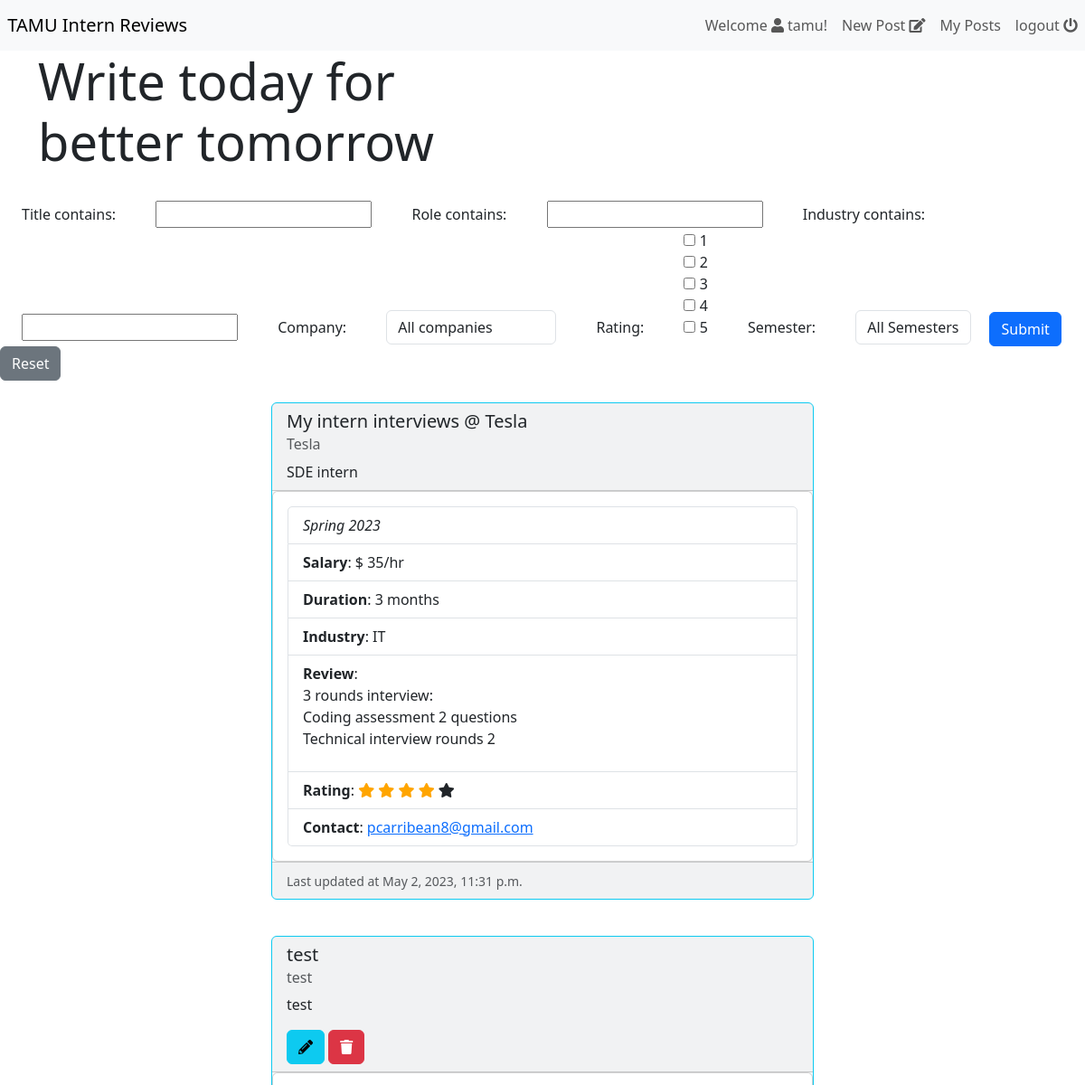
The page /posts (signed in, upper part) on the database as committed earlier.
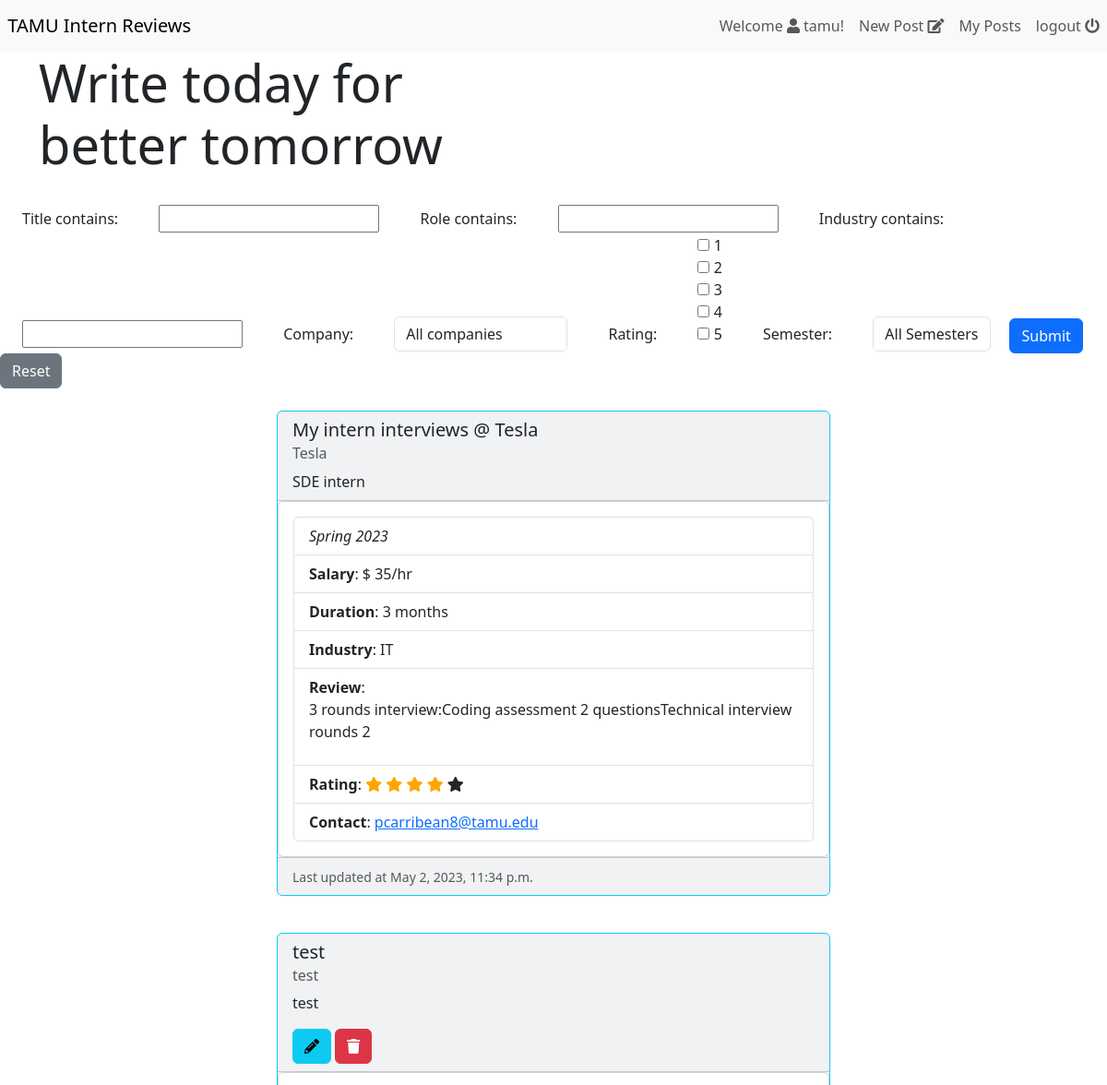
The same page on the database as committed later.
### post/models.py (models this page shows, shortened)
class Post(models.Model):
    company = models.CharField(max_length=150)
    role = models.CharField(max_length=150)
    title = models.CharField(max_length=150)
    review = models.CharField(max_length=500)
    rating = models.IntegerField()
    duration = models.IntegerField()
    semester = models.CharField(max_length=15)
    year = models.PositiveIntegerField(default=current_year(), validators=[
                                       MinValueValidator(2013), max_value_current_year])
    salary = models.PositiveIntegerField(blank=True, null=True)
    industry = models.CharField(max_length=150, blank=True, null=True)
    email = models.EmailField(help_text='Enter your Texas A&M email')
    created_date = models.DateTimeField(auto_now_add=True)
    modified_date = models.DateTimeField(auto_now=True)
    show_email = models.BooleanField()
    objects = models.Manager()

### post/views.py (the view)
# urls.py: path('posts', views.list_posts, name='list_posts'),
def list_posts(request):
    posts = Post.objects.all().order_by('modified_date').reverse()
    filters = PostFilter(request.GET, queryset=posts)
    context = {
        'posts': posts,
        'filter': filters
    }
    return render(request, 'post/list.html', context)

### post/models.py (called while the page is built)
    def __str__(self):
        return self.semester

### post/templates/post/list.html (shortened to what this page needs)
{% extends "../registration/home.html" %} {% block content %}
<form method="get" class="form-inline">
  {% for fil in filter.form %}
  <div class="form-check form-check-inline">{{ fil.label }}:</div>
  <div class="form-check form-check-inline">{{fil}}</div>
  {% endfor %}
  <input class="btn btn-primary" type="submit" />
  <a type="button" class="btn btn-secondary" href="{% url 'list_posts' %}"
    >Reset</a
  >
</form>
<div class="row row-cols-2 row-cols-md-2 g-4">
  {% for p in filter.qs %}
  <div class="col w-100">
    <div class="card border border-info bg-light shadow-0 mb-3 mx-auto w-50">
      <div class="card-header" id="headingOne">
        <h5 class="card-title">{{ p.title }}</h5>
        <h6 class="card-subtitle mb-2 text-muted">{{ p.company }}</h6>
        <p class="card-text">{{ p.role }}</p>
        {% if p.email == user.email %}
        <a
          type="button"
          class="btn btn-info"
          href="{% url 'edit_post' id=p.id %}"
          ><i class="fas fa-pencil-alt"></i
        ></a>
        <button
          type="button"
          class="btn btn-danger"
          data-bs-toggle="modal"
          data-bs-target="#deleteModal"
        >
          <i class="fas fa-trash"></i>
        </button>
        {% endif %}
      </div>
      <div id="collapseExample" class="collapse show">
        <div class="card card-body">
          <ul class="list-group list-group-light">
            <li class="list-group-item px-3">
              <i>{{ p.semester }} {{ p.year }}</i>
            </li>
            <li class="list-group-item px-3">
              <b>Salary</b>: {% if p.salary %} $ {{p.salary}}/hr {% else %} -
              {%endif%}
            </li>
            <li class="list-group-item px-3">
              <b>Duration</b>: {{p.duration}} months
            </li>
            <li class="list-group-item px-3">
              <b>Industry</b>: {{p.industry|default_if_none:"-"}}
            </li>
            <li class="list-group-item px-3">
              <b>Review</b>:
              <br />
              {{p.review|linebreaks }}
            </li>
            <li class="list-group-item px-3">
              <b>Rating</b>:
              <span
                class="fa fa-star {% if p.rating > 0 %} yellow-star {% endif %}"
              ></span>
              <span
                class="fa fa-star {% if p.rating > 1 %} yellow-star {% endif %}"
              ></span>
              <span
                class="fa fa-star {% if p.rating > 2 %} yellow-star {% endif %}"
              ></span>
              <span
                class="fa fa-star {% if p.rating > 3 %} yellow-star {% endif %}"
              ></span>
              <span
                class="fa fa-star {% if p.rating > 4 %} yellow-star {% endif %}"
              ></span>
            </li>
            {% if p.show_email%}
            <li class="list-group-item px-3">
              <b>Contact</b>: <a href="mailto:{{p.email}}">{{p.email}}</a>
            </li>
            {% endif %}
          </ul>
        </div>
      </div>
      <div class="card-footer">
        <small class="text-muted">Last updated at {{p.modified_date}}</small>
      </div>
    </div>
  </div>
  {% endfor %}
</div>
{% endblock content %}

Rows that differ between the two databases and show on the page:
changed Post "My intern interviews @ Tesla": review "3 rounds interview: Coding assessment 2 questions Technical interview rounds 2" → "3 rounds interview:Coding assessment 2 questionsTechnical interview rounds 2"; email "pcarribean8@gmail.com" → "pcarribean8@tamu.edu"; modified_date "May 2, 2023, 11:31 p.m." → "May 2, 2023, 11:34 p.m."
